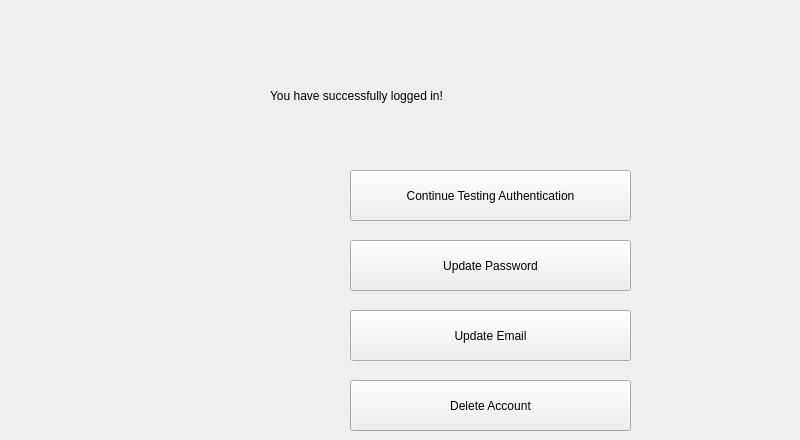
      <widget class="QWidget" name="successful">
       <widget class="QPushButton" name="update_password">
        <property name="geometry">
         <rect>
          <x>350</x>
          <y>240</y>
          <width>281</width>
          <height>51</height>
         </rect>
        </property>
        <property name="styleSheet">
         <string notr="true">QPushButton#update_password {
font: 12pt &quot;Times New Roman&quot;;
min-width: 80px;
}
QPushButton#update_password:pressed {
    background-color: rgb(224, 224, 224);
    border-style: inset;
}</string>
        </property>
        <property name="text">
         <string>Update Password</string>
        </property>
       </widget>
       <widget class="QPushButton" name="photo_library">
        <property name="geometry">
         <rect>
          <x>350</x>
          <y>170</y>
          <width>281</width>
          <height>51</height>
         </rect>
        </property>
        <property name="styleSheet">
         <string notr="true">QPushButton#photo_library {
font: 12pt &quot;Times New Roman&quot;;
min-width: 80px;
}
QPushButton#photo_library:pressed {
    background-color: rgb(224, 224, 224);
    border-style: inset;
}</string>
        </property>
        <property name="text">
         <string>Continue Testing Authentication</string>
        </property>
       </widget>
       <widget class="QPushButton" name="update_email">
        <property name="geometry">
         <rect>
          <x>350</x>
          <y>310</y>
          <width>281</width>
          <height>51</height>
         </rect>
        </property>
        <property name="styleSheet">
         <string notr="true">QPushButton#update_email {
font: 12pt &quot;Times New Roman&quot;;
min-width: 80px;
}
QPushButton#update_email:pressed {
    background-color: rgb(224, 224, 224);
    border-style: inset;
}</string>
        </property>
        <property name="text">
         <string>Update Email</string>
        </property>
       </widget>
       <widget class="QLabel" name="label_5">
        <property name="geometry">
         <rect>
          <x>270</x>
          <y>70</y>
          <width>521</width>
          <height>51</height>
         </rect>
        </property>
        <property name="styleSheet">
         <string notr="true">font: 24pt &quot;Times New Roman&quot;;</string>
        </property>
        <property name="text">
         <string>You have successfully logged in!</string>
        </property>
       </widget>
       <widget class="QPushButton" name="delete_account">
        <property name="geometry">
         <rect>
          <x>350</x>
          <y>380</y>
          <width>281</width>
          <height>51</height>
         </rect>
        </property>
        <property name="styleSheet">
         <string notr="true">QPushButton#delete_account {
font: 12pt &quot;Times New Roman&quot;;
min-width: 80px;
}
QPushButton#delete_account:pressed {
    background-color: rgb(224, 224, 224);
    border-style: inset;
}</string>
        </property>
        <property name="text">
         <string>Delete Account</string>
        </property>
       </widget>
      </widget>
